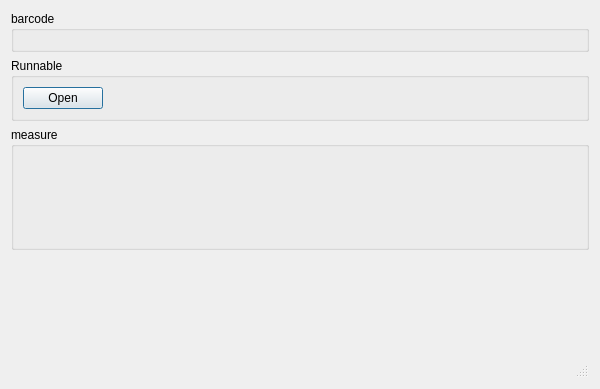
<?xml version="1.0" encoding="UTF-8"?>
<ui version="4.0">
 <class>MainWindow</class>
 <widget class="QDialog" name="MainWindow">
  <property name="geometry">
   <rect>
    <x>0</x>
    <y>0</y>
    <width>600</width>
    <height>389</height>
   </rect>
  </property>
  <property name="sizePolicy">
   <sizepolicy hsizetype="Preferred" vsizetype="Maximum">
    <horstretch>0</horstretch>
    <verstretch>0</verstretch>
   </sizepolicy>
  </property>
  <property name="windowTitle">
   <string>Spirometer</string>
  </property>
  <layout class="QVBoxLayout" name="verticalLayout_2">
   <item>
    <widget class="QGroupBox" name="idGroupBox">
     <property name="sizePolicy">
      <sizepolicy hsizetype="Preferred" vsizetype="Maximum">
       <horstretch>0</horstretch>
       <verstretch>0</verstretch>
      </sizepolicy>
     </property>
     <property name="title">
      <string>barcode</string>
     </property>
     <layout class="QHBoxLayout" name="horizontalLayout">
      <item>
       <widget class="BarcodeWidget" name="barcodeWidget" native="true"/>
      </item>
     </layout>
    </widget>
   </item>
   <item>
    <widget class="QGroupBox" name="pathGroupBox">
     <property name="sizePolicy">
      <sizepolicy hsizetype="Preferred" vsizetype="Maximum">
       <horstretch>0</horstretch>
       <verstretch>0</verstretch>
      </sizepolicy>
     </property>
     <property name="title">
      <string>Runnable</string>
     </property>
     <layout class="QHBoxLayout" name="horizontalLayout_2">
      <item>
       <widget class="QPushButton" name="openButton">
        <property name="text">
         <string>Open</string>
        </property>
       </widget>
      </item>
      <item>
       <spacer name="horizontalSpacer_2">
        <property name="orientation">
         <enum>Qt::Horizontal</enum>
        </property>
        <property name="sizeHint" stdset="0">
         <size>
          <width>469</width>
          <height>20</height>
         </size>
        </property>
       </spacer>
      </item>
     </layout>
    </widget>
   </item>
   <item>
    <widget class="QGroupBox" name="measureGroupBox">
     <property name="title">
      <string>measure</string>
     </property>
     <layout class="QVBoxLayout" name="verticalLayout">
      <item>
       <widget class="MeasureWidget" name="measureWidget" native="true"/>
      </item>
     </layout>
    </widget>
   </item>
   <item>
    <widget class="QStatusBar" name="statusBar"/>
   </item>
  </layout>
 </widget>
 <customwidgets>
  <customwidget>
   <class>BarcodeWidget</class>
   <extends>QWidget</extends>
   <header>../../widgets/BarcodeWidget.h</header>
   <container>1</container>
  </customwidget>
  <customwidget>
   <class>MeasureWidget</class>
   <extends>QWidget</extends>
   <header>../../widgets/MeasureWidget.h</header>
   <container>1</container>
  </customwidget>
 </customwidgets>
 <includes>
  <include location="local">../../widgets/BarcodeWidget.h</include>
  <include location="local">../../widgets/MeasureWidget.h</include>
 </includes>
 <resources/>
 <connections/>
</ui>
